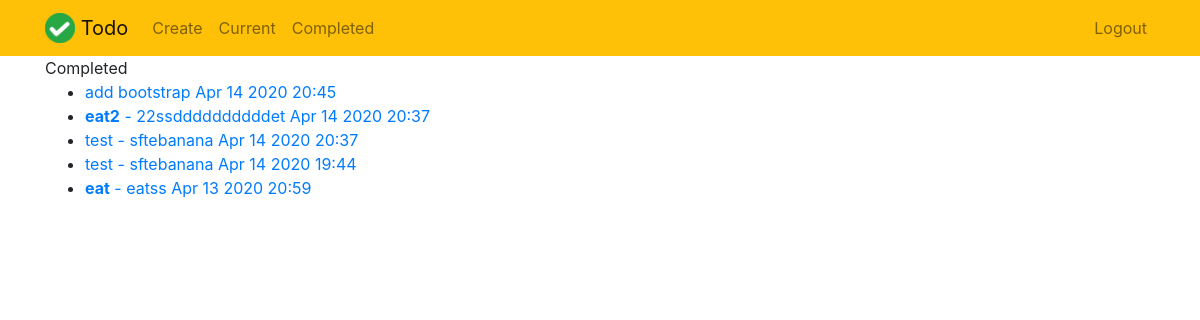
The app's page /completed/ (signed in) with its own data.
### todo/models.py (models this page shows, shortened)
class Todo(models.Model):
    title = models.CharField(max_length=100) #max length is 100 letters
    memo = models.TextField(blank=True) #can fill in empty
    datecreated = models.DateTimeField(auto_now_add=True) #show when it was created
    datecompleted = models.DateTimeField(null=True, blank=True) #when it was finished
    importance = models.BooleanField(default=False) #checkbox  importance of todo
    user = models.ForeignKey(User, on_delete=models.CASCADE) #stores relationship with user(user id)

### todo/views.py (the view)
# urls.py: path('completed/', views.completedtodos, name='completedtodos'),
@login_required
def completedtodos(request):
    todos = Todo.objects.filter(user=request.user, datecompleted__isnull=False).order_by('-datecompleted')
    return render(request, 'todo/completedtodos.html', {'todos':todos})

### todo/templates/todo/completedtodos.html
{% extends 'todo/base.html' %}
{% block content %}
Completed
<ul>
{% for todo in todos %}
    <li>
        <a href="{% url 'viewtodo' todo.id %}">
        {% if todo.importance %}<b>{% endif %}{{ todo.title }}{% if todo.importance %}</b>{% endif %}
        {% if todo.memo %} - {{ todo.memo }}{% endif %}
        {{ todo.datecompleted|date:'M j Y H:i' }}
        </a>
    </li>
{% endfor %}
</ul>
{% endblock %}

### records on screen
Todo: title "add bootstrap", datecompleted "Apr 14 2020 20:45"
Todo: title "eat2", memo "22ssddddddddddet", datecompleted "Apr 14 2020 20:37"
Todo: title "test", memo "sftebanana", datecompleted "Apr 14 2020 20:37"
Todo: title "test", memo "sftebanana", datecompleted "Apr 14 2020 19:44"
Todo: title "eat", memo "eatss", datecompleted "Apr 13 2020 20:59"
